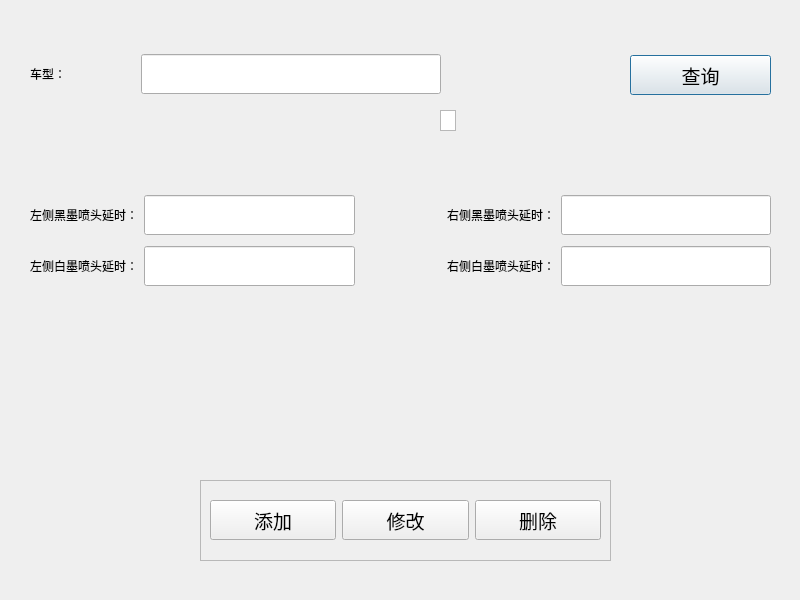
<?xml version="1.0" encoding="UTF-8"?>
<ui version="4.0">
 <class>DataManageDialog</class>
 <widget class="QDialog" name="DataManageDialog">
  <property name="geometry">
   <rect>
    <x>0</x>
    <y>0</y>
    <width>800</width>
    <height>600</height>
   </rect>
  </property>
  <property name="windowTitle">
   <string>Dialog</string>
  </property>
  <widget class="QPushButton" name="QuerypushButton">
   <property name="geometry">
    <rect>
     <x>630</x>
     <y>55</y>
     <width>141</width>
     <height>40</height>
    </rect>
   </property>
   <property name="minimumSize">
    <size>
     <width>80</width>
     <height>40</height>
    </size>
   </property>
   <property name="font">
    <font>
     <pointsize>14</pointsize>
    </font>
   </property>
   <property name="text">
    <string>查询</string>
   </property>
  </widget>
  <widget class="QFrame" name="frame">
   <property name="geometry">
    <rect>
     <x>200</x>
     <y>480</y>
     <width>411</width>
     <height>81</height>
    </rect>
   </property>
   <property name="font">
    <font>
     <pointsize>14</pointsize>
    </font>
   </property>
   <property name="frameShape">
    <enum>QFrame::StyledPanel</enum>
   </property>
   <property name="frameShadow">
    <enum>QFrame::Raised</enum>
   </property>
   <widget class="QWidget" name="horizontalLayoutWidget">
    <property name="geometry">
     <rect>
      <x>10</x>
      <y>0</y>
      <width>391</width>
      <height>81</height>
     </rect>
    </property>
    <layout class="QHBoxLayout" name="horizontalLayout">
     <item>
      <widget class="QPushButton" name="InsertpushButton">
       <property name="minimumSize">
        <size>
         <width>80</width>
         <height>40</height>
        </size>
       </property>
       <property name="font">
        <font>
         <pointsize>14</pointsize>
        </font>
       </property>
       <property name="text">
        <string>添加</string>
       </property>
      </widget>
     </item>
     <item>
      <widget class="QPushButton" name="UpdatepushButton">
       <property name="minimumSize">
        <size>
         <width>80</width>
         <height>40</height>
        </size>
       </property>
       <property name="font">
        <font>
         <pointsize>14</pointsize>
        </font>
       </property>
       <property name="text">
        <string>修改</string>
       </property>
      </widget>
     </item>
     <item>
      <widget class="QPushButton" name="DeletepushButton">
       <property name="minimumSize">
        <size>
         <width>80</width>
         <height>40</height>
        </size>
       </property>
       <property name="font">
        <font>
         <pointsize>14</pointsize>
        </font>
       </property>
       <property name="text">
        <string>删除</string>
       </property>
      </widget>
     </item>
    </layout>
   </widget>
  </widget>
  <widget class="QWidget" name="gridLayoutWidget">
   <property name="geometry">
    <rect>
     <x>30</x>
     <y>190</y>
     <width>741</width>
     <height>101</height>
    </rect>
   </property>
   <layout class="QGridLayout" name="gridLayout">
    <item row="0" column="0">
     <widget class="QLabel" name="label_5">
      <property name="font">
       <font>
        <pointsize>9</pointsize>
       </font>
      </property>
      <property name="text">
       <string>左侧黑墨喷头延时：</string>
      </property>
     </widget>
    </item>
    <item row="0" column="4">
     <widget class="QLineEdit" name="MarginRBlineEdit">
      <property name="minimumSize">
       <size>
        <width>0</width>
        <height>40</height>
       </size>
      </property>
      <property name="font">
       <font>
        <pointsize>14</pointsize>
       </font>
      </property>
     </widget>
    </item>
    <item row="0" column="3">
     <widget class="QLabel" name="label_8">
      <property name="font">
       <font>
        <pointsize>9</pointsize>
       </font>
      </property>
      <property name="text">
       <string>右侧黑墨喷头延时：</string>
      </property>
     </widget>
    </item>
    <item row="1" column="1">
     <widget class="QLineEdit" name="MarginLWlineEdit">
      <property name="minimumSize">
       <size>
        <width>0</width>
        <height>40</height>
       </size>
      </property>
      <property name="font">
       <font>
        <pointsize>14</pointsize>
       </font>
      </property>
     </widget>
    </item>
    <item row="1" column="3">
     <widget class="QLabel" name="label_3">
      <property name="font">
       <font>
        <pointsize>9</pointsize>
       </font>
      </property>
      <property name="text">
       <string>右侧白墨喷头延时：</string>
      </property>
     </widget>
    </item>
    <item row="1" column="0">
     <widget class="QLabel" name="label_6">
      <property name="font">
       <font>
        <pointsize>9</pointsize>
       </font>
      </property>
      <property name="text">
       <string>左侧白墨喷头延时：</string>
      </property>
     </widget>
    </item>
    <item row="1" column="4">
     <widget class="QLineEdit" name="MarginRWlineEdit">
      <property name="minimumSize">
       <size>
        <width>0</width>
        <height>40</height>
       </size>
      </property>
      <property name="font">
       <font>
        <pointsize>14</pointsize>
       </font>
      </property>
     </widget>
    </item>
    <item row="0" column="1">
     <widget class="QLineEdit" name="MarginLBlineEdit">
      <property name="minimumSize">
       <size>
        <width>0</width>
        <height>40</height>
       </size>
      </property>
      <property name="font">
       <font>
        <pointsize>14</pointsize>
       </font>
      </property>
     </widget>
    </item>
    <item row="0" column="2">
     <widget class="QWidget" name="widget" native="true">
      <property name="minimumSize">
       <size>
        <width>80</width>
        <height>0</height>
       </size>
      </property>
     </widget>
    </item>
   </layout>
  </widget>
  <widget class="QWidget" name="gridLayoutWidget_2">
   <property name="geometry">
    <rect>
     <x>30</x>
     <y>49</y>
     <width>411</width>
     <height>51</height>
    </rect>
   </property>
   <layout class="QGridLayout" name="gridLayout_2">
    <item row="0" column="1">
     <widget class="QLineEdit" name="TypelineEdit">
      <property name="minimumSize">
       <size>
        <width>0</width>
        <height>40</height>
       </size>
      </property>
      <property name="font">
       <font>
        <pointsize>14</pointsize>
       </font>
      </property>
     </widget>
    </item>
    <item row="0" column="0">
     <widget class="QLabel" name="label">
      <property name="minimumSize">
       <size>
        <width>105</width>
        <height>0</height>
       </size>
      </property>
      <property name="font">
       <font>
        <pointsize>9</pointsize>
       </font>
      </property>
      <property name="text">
       <string>车型：</string>
      </property>
     </widget>
    </item>
   </layout>
  </widget>
  <widget class="QTableView" name="TypetableView">
   <property name="geometry">
    <rect>
     <x>440</x>
     <y>110</y>
     <width>16</width>
     <height>21</height>
    </rect>
   </property>
  </widget>
 </widget>
 <tabstops>
  <tabstop>TypelineEdit</tabstop>
  <tabstop>DeletepushButton</tabstop>
  <tabstop>InsertpushButton</tabstop>
  <tabstop>UpdatepushButton</tabstop>
  <tabstop>QuerypushButton</tabstop>
 </tabstops>
 <resources/>
 <connections/>
</ui>
